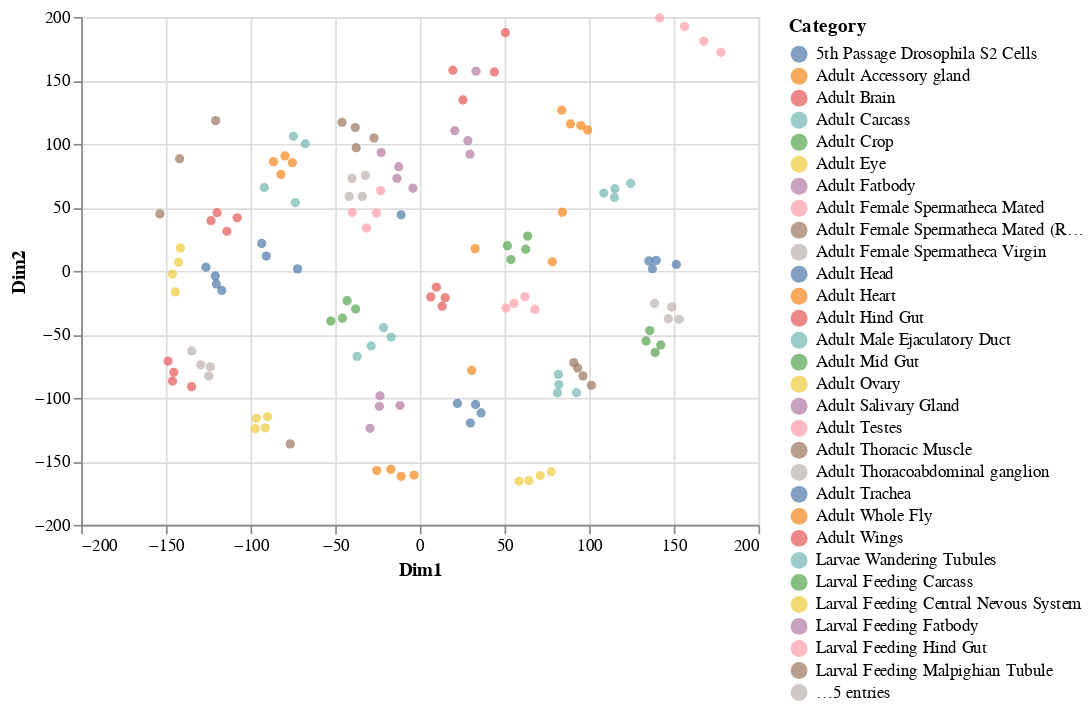

Source (notebook cell):
### Markdown cell above
**Exercise:**

Try creating an MDS plot using `MDS()`, which we imported from `sklearn.manifold`. All scikit-learn models use a consistent syntax, so the syntax is extremely similar to that for `PCA()`.

Examine the documentation either online or just using `help(MDS)` in the notebook.

### Code cell
### YOUR CODE HERE
mds = MDS(n_components=2)
expression_mds = mds.fit_transform(log_expression.values.T)
plot_two_dimensions(expression_mds, sample_categories, expression.columns)

### Figure 1 — Vega-Lite specification as saved in the notebook (floating-point values rounded to 4 significant figures; data arrays with more than 128 entries replaced by an {"elided": "..."} marker saying what was removed)
{"config": {"view": {"continuousWidth": 400, "continuousHeight": 300}}, "data": {"name": "data-d619803a38356a9b1aae12834a69d887"}, "mark": "circle", "encoding": {"color": {"type": "nominal", "field": "Category"}, "tooltip": {"type": "nominal", "field": "Sample"}, "x": {"type": "quantitative", "field": "Dim1"}, "y": {"type": "quantitative", "field": "Dim2"}}, "$schema": "https://vega.github.io/schema/vega-lite/v4.8.1.json", "datasets": {"data-d619803a38356a9b1aae12834a69d887": {"elided": "136 records"}}}
